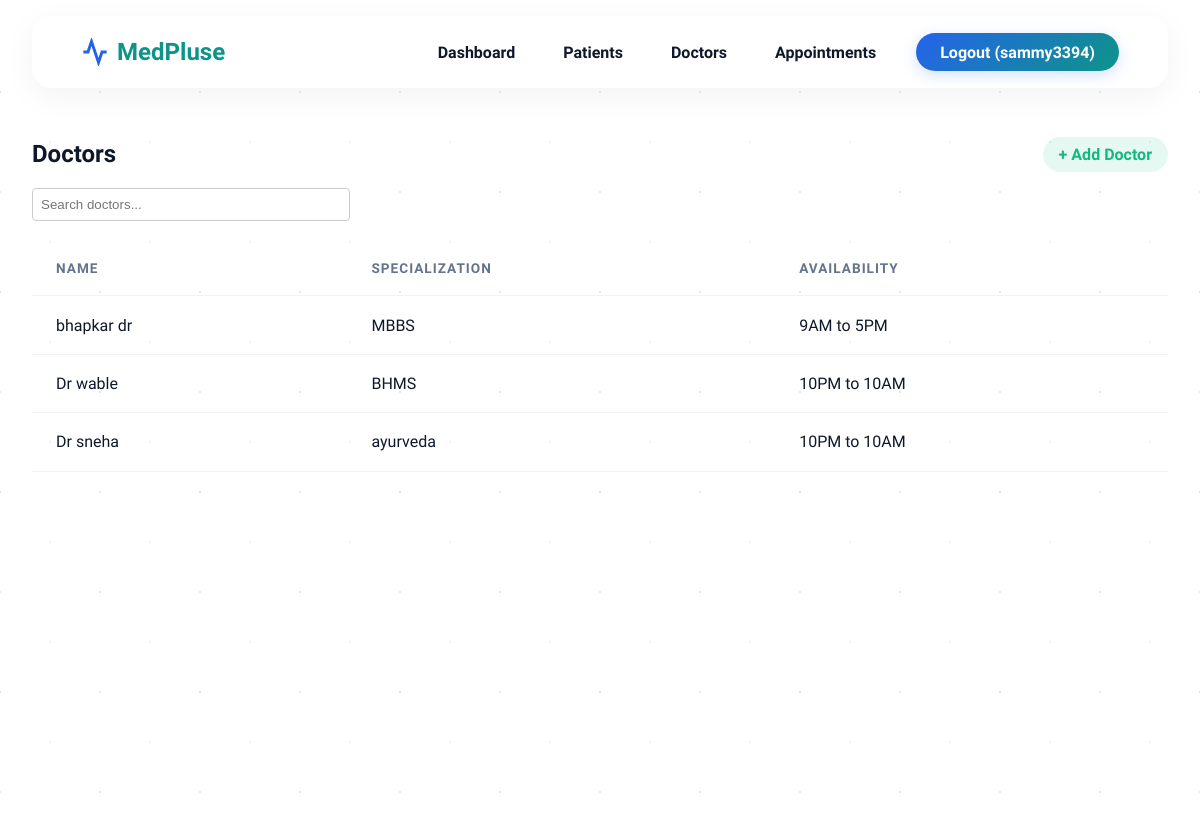
Page /doctors/ (signed in) on the committed database.
### accounts/models.py (models this page shows)
class CustomUser(AbstractUser):
    ROLE_CHOICES = (
        ('admin', 'Admin'),
        ('doctor', 'Doctor'),
        ('patient', 'Patient'),
    )
    role = models.CharField(max_length=10, choices=ROLE_CHOICES, default='patient')

### doctors/models.py (models this page shows, shortened)
class Doctor(models.Model):
    user = models.OneToOneField(CustomUser, on_delete=models.CASCADE, limit_choices_to={'role': 'doctor'}, null=True, blank=True)
    name = models.CharField(max_length=100)
    specialization = models.CharField(max_length=100)
    availability = models.CharField(max_length=100) # e.g. "Mon-Fri 09:00 AM - 05:00 PM"

### doctors/views.py (the view)
# urls.py: path('', views.doctor_list, name='doctor_list'),
@login_required
def doctor_list(request):
    query = request.GET.get('q')
    if query:
        doctors = Doctor.objects.filter(name__icontains=query)
    else:
        doctors = Doctor.objects.all()
    return render(request, 'doctors/doctor_list.html', {'doctors': doctors})

### templates/doctors/doctor_list.html
{% extends 'base.html' %}
{% block content %}
<div style="display: flex; justify-content: space-between; align-items: center;">
    <h2>Doctors</h2>
    <a href="{% url 'doctor_create' %}" class="badge completed" style="text-decoration: none; padding: 8px 16px; font-size: 1rem;">+ Add Doctor</a>
</div>
<form method="GET" style="margin-bottom: 20px;">
    <input type="text" name="q" placeholder="Search doctors..." style="padding: 8px; width: 300px; border-radius: 4px; border: 1px solid #ccc;">
    <button type="submit" style="padding: 8px 16px; background: var(--secondary-color); color: white; border: none; border-radius: 4px; cursor: pointer;">Search</button>
</form>
<table class="data-table">
    <thead>
        <tr>
            <th>Name</th>
            <th>Specialization</th>
            <th>Availability</th>
        </tr>
    </thead>
    <tbody>
        {% for doctor in doctors %}
        <tr>
            <td>{{ doctor.name }}</td>
            <td>{{ doctor.specialization }}</td>
            <td>{{ doctor.availability }}</td>
        </tr>
        {% empty %}
        <tr><td colspan="3">No doctors found.</td></tr>
        {% endfor %}
    </tbody>
</table>
{% endblock %}

### templates/base.html (shortened to what this page needs)
<!DOCTYPE html>
<html lang="en">
<head>
    {% load static %}
    <link rel="stylesheet" href="{% static 'css/style.css' %}">
</head>
<body>
    <div class="bg-particles"></div>
    <nav class="navbar glass">
        <div class="logo">
            <svg class="heartbeat-anim" viewBox="0 0 24 24" width="28" height="28" stroke="currentColor"
                stroke-width="2.5" fill="none">
                <path d="M22 12h-4l-3 9L9 3l-3 9H2" />
            </svg>
            MedPluse
        </div>
        <ul class="nav-links" id="nav-links">
            <li><a href="{% url 'home' %}">Dashboard</a></li>
            <li><a href="{% url 'patient_list' %}">Patients</a></li>
            <li><a href="{% url 'doctor_list' %}">Doctors</a></li>
            <li><a href="{% url 'appointment_list' %}">Appointments</a></li>
            {% if user.is_authenticated %}
            <li class="no-underline"><a href="{% url 'logout' %}" class="btn-primary">Logout ({{ user.username }})</a>
            </li>
            {% else %}
            <li class="no-underline"><a href="{% url 'login' %}" class="btn-primary">Login</a></li>
            {% endif %}
        </ul>
    </nav>
    <div class="container fade-in">
        {% block content %}{% endblock %}
    </div>
</body>
</html>

### static/css/style.css (style rules this page uses)
:root { --bg-main: #f0f7f9; --primary-blue: #2563eb; --light-blue: #60a5fa; --teal: #0d9488; --soft-green: #10b981; --text-dark: #0f172a; --text-light: #64748b; --glass-bg: rgba(255, 255, 255, 0.75); --glass-border: rgba(255, 255, 255, 0.5); --glass-shadow: 0 8px 32px rgba(15, 23, 42, 0.05); }
body { font-family: 'Plus Jakarta Sans', sans-serif; background: radial-gradient(circle top left, #e0f2fe 0%, #f0fdfa 100%); background-attachment: fixed; color: var(--text-dark); margin: 0; min-height: 100vh; overflow-x: hidden; scroll-behavior: smooth; }
.bg-particles { position: fixed; top: -50%; left: -50%; right: -50%; bottom: -50%; background-image: radial-gradient(var(--light-blue) 1px, transparent 1px), radial-gradient(var(--teal) 1px, transparent 1px); background-size: 100px 100px; background-position: 0 0, 50px 50px; opacity: 0.15; z-index: -1; animation: bgMove 120s linear infinite; pointer-events: none; }
.glass { background: var(--glass-bg); backdrop-filter: blur(16px); -webkit-backdrop-filter: blur(16px); border: 1px solid var(--glass-border); border-radius: 16px; box-shadow: var(--glass-shadow); }
.navbar { position: sticky; top: 0; z-index: 1000; display: flex; justify-content: space-between; align-items: center; padding: 1rem 3rem; margin: 1rem 2rem 2rem 2rem; border-radius: 20px; }
.logo { font-size: 1.5rem; font-weight: 700; color: var(--teal); display: flex; align-items: center; gap: 8px; }
.heartbeat-anim { animation: pulseIcon 2s infinite; color: var(--primary-blue); }
.nav-links { display: flex; gap: 2rem; list-style: none; margin: 0; padding: 0; align-items: center; }
.nav-links a { text-decoration: none; color: var(--text-dark); font-weight: 600; position: relative; padding: 0.5rem; transition: color 0.3s; }
.nav-links a::after { content: ''; position: absolute; bottom: 0; left: 0; width: 0; height: 3px; background: linear-gradient(90deg, var(--primary-blue), var(--teal)); border-radius: 2px; transition: width 0.3s ease; }
.btn-primary { background: linear-gradient(135deg, var(--primary-blue), var(--teal)); color: white !important; padding: 0.6rem 1.5rem !important; border-radius: 30px !important; font-weight: 600; transition: all 0.3s ease !important; border: none; display: inline-block; cursor: pointer; box-shadow: 0 4px 15px rgba(37, 99, 235, 0.2); }
.btn-primary::after { display: none !important; }
.container { max-width: 1200px; margin: 0 auto; padding: 0 2rem 2rem 2rem; }
.fade-in { animation: fadeIn 0.8s ease-out; }
form { width: 100%; }
.data-table { width: 100%; border-collapse: separate; border-spacing: 0; }
.data-table th, .data-table td { padding: 1.2rem 1.5rem; text-align: left; border-bottom: 1px solid rgba(15, 23, 42, 0.05); }
.data-table th { color: var(--text-light); font-weight: 600; text-transform: uppercase; font-size: 0.85rem; letter-spacing: 1px; }
.data-table tbody tr { transition: all 0.3s ease; cursor: pointer; }
.status-badge, .badge { padding: 0.5rem 1.2rem; border-radius: 20px; font-size: 0.85rem; font-weight: 600; display: inline-block; text-align: center; border: none; cursor: pointer; transition: transform 0.2s; }
.completed { background: rgba(16,185,129,0.1); color: var(--soft-green); }

### rows in the picture
CustomUser: username "sammy3394"
Doctor: name "bhapkar dr", specialization "MBBS", availability "9AM to 5PM"
Doctor: name "Dr wable", specialization "BHMS", availability "10PM to 10AM"
Doctor: name "Dr sneha", specialization "ayurveda", availability "10PM to 10AM"
